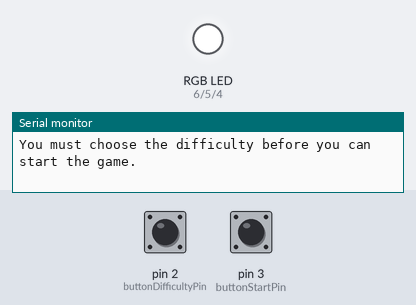
Recording of a program running on a simulated Arduino Uno, built with avr-gcc and run on an emulated ATmega328P. On the bench: an RGB LED mixed from three pins (HIGH = lit), the last lines printed to the serial monitor. Dashed ring = blinking. The inputs (shaded band) are chosen by the test bench; at power-on: pin 2 (buttonDifficultyPin) HIGH, pin 3 (buttonStartPin) HIGH. Random numbers use the default seed unless the program sets one.

Above: at 1.2 s.
1.3 s: pin 2 (buttonDifficultyPin) pulled LOW for 0.15 s
2.9 s: pin 3 (buttonStartPin) pulled LOW for 0.15 s
At 4.3 s:
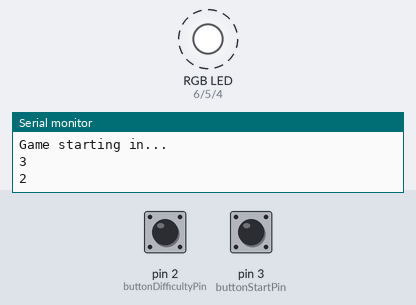
6.0 s: pin 3 (buttonStartPin) pulled LOW for 1 s
10.0 s: pin 3 (buttonStartPin) driven LOW
11.9 s: pin 2 (buttonDifficultyPin) pulled LOW for 1 s
At 14.3 s:
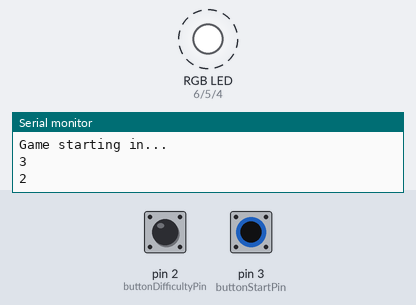
15.9 s: pin 2 (buttonDifficultyPin) pulled LOW for 3.2 s
At 19.05 s:
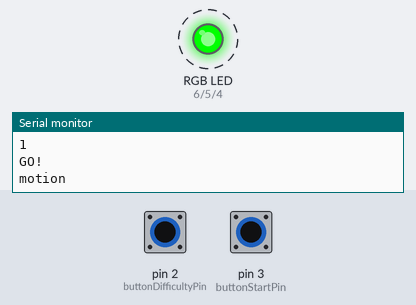
Timing chart, 0 to 20.6 s (numbered marks = the images above; inputs shaded):
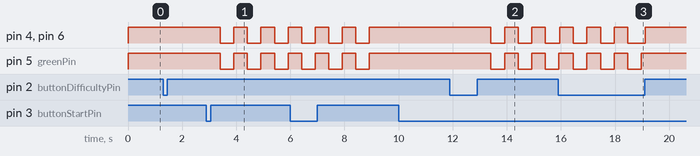

Measured:
- after the input at 2.9 s, pin 4 (bluePin), pin 5 (greenPin), pin 6 (redPin): alternates HIGH for 0.50 s and LOW for 0.50 s, starting after 0.52 s
- after the input at 11.9 s, pin 4 (bluePin), pin 5 (greenPin), pin 6 (redPin): alternates HIGH for 0.50 s and LOW for 0.50 s, starting after 1.5 s

The program:

main.cpp
```cpp
#include <Arduino.h>

// Pini pentru LED RGB
const int redPin = 6;
const int greenPin = 5;
const int bluePin = 4;

// Pini pentru butoane
const int buttonStartPin = 3;
const int buttonDifficultyPin = 2;

// Variabile pentru debouncing la butoane
volatile unsigned long lastDifficultyPress = 0;
volatile unsigned long lastStartPress = 0;
const unsigned long debounceDelay = 50;

// Constante
const int roundTime = 30000; //  30 s timpul rundei
const int startAnimation = 3; //  3 secunde numaratoare inversa

// Array de cuvinte pentru joc
const int wordsCount = 30;
const String words[wordsCount] = {
 "cheerful", "fluffy", "gorgeous", "justice", "melody", "feather", "crystal", "honesty", "invention", "journey", "eclipse", "nature", "planet",
  "fantasy", "motion", "puzzle", "library","sky", "cat", "fog", "tree", "lake", "fish", "bird", "ship", "rock", "fire", "wave", "sun", "moon"
};


int difficulty = -1; // -1: Unknown, 0: Easy, 1: Medium, 2: Hard

// Variabile pentru starea jocului
volatile bool difficultyButtonPressed = false;
volatile bool StartGame = false;
volatile bool StopGame = false;
volatile bool isGameStarted = false;
volatile bool ChangeWord = false;

int timePerWord = 0;

long roundTimeStart = 0;
int Score = 0;
String currentWord = "";
String inputText = "";


/*
* Functie pentru a seta culoarea LED-ului RGB prin setarea valorilor pinilor
*/

void setColor(int redValue, int greenValue, int blueValue) {
  digitalWrite(redPin, redValue);
  digitalWrite(greenPin, greenValue);
  digitalWrite(bluePin, blueValue);
}


/*
* ISR pentru butonul de dificultate
* Modifica dificultatea daca jocul nu este pornit
* Foloseste o metoda de debouncing pentru a preveni apasarea repetata
* a butonului in intervale scurte de timp.
*/

void triggerCycleDifficulty() {

    // Verifica daca timpul scurs de la ultima apasare este mai mare decat intarzierea de debouncing
  if (millis() - lastDifficultyPress > debounceDelay) {
    lastDifficultyPress = millis();

    if (isGameStarted) {
      return;
    }

    difficultyButtonPressed = true;
  }
}

/*
* ISR pentru butonul Start/Stop
* Se activeaza atunci cand butonul de Start/Stop este apasat.
* Foloseste o metoda de debouncing pentru a preveni apasarea repetata
* a butonului in intervale scurte de timp.
*/

void triggerStartStopGame() {

    // Verifica daca timpul scurs de la ultima apasare este mai mare decat intarzierea de debouncing
  if (millis() - lastStartPress > debounceDelay) {
    lastStartPress = millis();

    if (isGameStarted) {
      StopGame = true;
    }
    else {
      StartGame = true;
    }
  }
}

/*
* Functie pentru a gestiona ciclarea dificultatii jocului
* Aceasta functie este apelata atunci cand butonul de dificultate este apasat.
* Seteaza timpul alocat pentru fiecare cuvant in functie de dificultate.
*/

void cycleDifficulty() {
  difficultyButtonPressed = false;
  difficulty = (difficulty + 1) % 3; // Easy / Medium / Hard

  switch (difficulty) {
    case 0:
      Serial.println("Easy mode on!");
      timePerWord = 4;
      break;
    case 1:
      Serial.println("Medium mode on!");
      timePerWord = 3;
      break;
    case 2:
      Serial.println("Hard mode on!");
      timePerWord = 2;
      break;
    default:
      Serial.println("Invalid difficulty. Please try again!");
      difficulty = -1;
      timePerWord = 0;
      break;
  }
}

/*
*  Functie pentru a porni jocul, cu o numaratoare inversa si configurarea temporizatorului
*/

void startGame() {

  StartGame = false;
  if (difficulty == -1) {
    Serial.println("Please choose difficulty.");
    return;
  }

  Score = 0;
  inputText = "";

  // Numaratoarea inversa inainte de a incepe jocul
  Serial.println("Game starting in...");
  for (int i = startAnimation; i > 0; i--) {
    Serial.println(i);
    setColor(HIGH, HIGH, HIGH);
    delay(500);
    setColor(LOW, LOW, LOW);
    delay(500);
  }
  Serial.println("GO!");

  setColor(LOW, HIGH, LOW); // green LED
  noInterrupts();

  // Configurare temporizator 1 pentru schimbarea cuvintelor la intervale, in functie de dificultate
  TCCR1A = 0;
  TCCR1B = 0;
  TCNT1 = 0;

  const unsigned long clock = 16000000; // 16 MHz
  const unsigned long prescaler = 1024;
  const unsigned long timeCompareTarget = (clock / prescaler) * timePerWord - 1;

  OCR1A = timeCompareTarget;

  TCCR1B |= (1 << WGM12); // Mod CTC
  TCCR1B |= (1 << CS12) | (1 << CS10); // Seteaza prescaler-ul la 1024
  TIMSK1 |= (1 << OCIE1A); // Activeaza intreruperea pentru comparare

  interrupts();

  roundTimeStart = millis();
  isGameStarted = true;
  ChangeWord = true;
}

/*
* Intrerupere pentru temporizator pentru a schimba cuvantul cand expira timpul per cuvant
*/

ISR(TIMER1_COMPA_vect) {
  ChangeWord = true;
}


/*
* Functie pentru a schimba cuvantul cu unul nou, ales aleator
*/

void changeWord() {
  ChangeWord = false;
  TCNT1 = 0; // Reseteaza timer

 // Alege un cuvant aleator
  int index = random(0, wordsCount);
  currentWord = words[index];

  inputText = ""; // Reseteaza inputul utilizatorului
  Serial.print("\n\n");
  Serial.println(currentWord);
}

/*
*  Functie pentru a reseta jocul la starea inactiva
*/
void resetState() {

  // led inactiv
  setColor(HIGH, HIGH, HIGH);
  difficulty = -1;
  timePerWord = 0;
  difficultyButtonPressed = false;
  StartGame = false;
  StopGame = false;
  isGameStarted = false;
  Score = 0;
  ChangeWord = false;
  currentWord = "";
  inputText = "";

  /// dezactivam temporizatorul
  noInterrupts();

  // Resetare Timer 1
  TCCR1A = 0;
  TCCR1B = 0;
  TCNT1 = 0;
  OCR1A = 0;

  TCCR1B &= ~(1 << WGM12);   ///dezactiveaza modul CTC
  TCCR1B &= ~(1 << CS12) & ~(1 << CS10);  /// reseteaza prescalerul la 0
  TIMSK1 &= ~(1 << OCIE1A);  ///dezactiveaza intreruperea

  interrupts(); /// reactiveaza intreruperile dupa toate modificarile

  Serial.println("You must choose the difficulty before you can start the game.");
}

// Stops the game
void stopGame() {
  Serial.println("\n\nTime's up!");
  Serial.print("\nScore: ");
  Serial.println(Score);
  Serial.println("Game stopped!");

  resetState();
}

// Initial load
void setup() {
  Serial.begin(115200);

  // Sursa pentru generare numere aleatoare
  randomSeed(analogRead(0));

  // Setare pini led
  pinMode(redPin, OUTPUT);
  pinMode(greenPin, OUTPUT);
  pinMode(bluePin, OUTPUT);

  // Setare pini butoane
  pinMode(buttonStartPin, INPUT_PULLUP);
  pinMode(buttonDifficultyPin, INPUT_PULLUP);

  // configureaza intreruperi pentru cele 2 butoane
  attachInterrupt(digitalPinToInterrupt(buttonDifficultyPin), triggerCycleDifficulty, LOW);
  attachInterrupt(digitalPinToInterrupt(buttonStartPin), triggerStartStopGame, LOW);

  resetState();
}

void loop() {

  // Verifica daca butonul de dificultate a fost apasat
  if (difficultyButtonPressed) {
    cycleDifficulty(); // Schimba dificultatea jocului
  }

  // Verifica daca butonul de start a fost apasat pentru a porni jocul
  if (StartGame) {
    startGame(); // Porneste jocul
  }

  // Verifica daca jocul trebuie oprit
  if (StopGame) {
    stopGame(); // Opreste jocul si afiseaza scorul final
  }

  // Executa codul principal al jocului daca acesta este pornit
  if (isGameStarted) {

    // Verifica daca trebuie schimbat cuvantul
    if (ChangeWord) {
      changeWord(); // Alege un nou cuvant pentru joc
    }

    // Verifica daca timpul rundei a expirat si daca jocul nu a fost oprit deja
    if ((millis() - roundTimeStart >= roundTime) && !StopGame) {
      StopGame = true; // Opreste jocul cand timpul rundei a expirat
    }


    /// setari pentru input
    ///
    ///

    // Verifica daca utilizatorul a introdus ceva in consola seriala
    if (Serial.available())
    {
      char c = Serial.read(); // Citeste caracterul introdus

      // Daca utilizatorul apasa backspace
      if (c == '\b') {
        if (inputText.length() > 0) {
          inputText.remove(inputText.length() - 1); // Sterge ultimul caracter din inputText (bufferul de text al utilizatorului)

          String clearText = "";
          clearText += "\r"; // Muta cursorul la inceputul liniei
          for (unsigned int i = 0; i <= inputText.length(); i++) {
            clearText += " "; // Adaugam spatii in functie de lungimea actuala a textului de intrare

          }
          clearText += "\r"; // Muta cursorul inapoi la inceputul liniei

          Serial.print(clearText); // Afiseaza linia curatata in terminal
          Serial.print(inputText); // Afiseaza inputul actualizat dupa stergere
        }
      }

      // Daca caracterul citit este un nou rand
      else if (c == '\n') {
        inputText = ""; // inputul utilizatorului devine vid
      }

      // Daca este un caracter normal, il adaugam la input
      else {
        inputText += c;
      }

      // Verifica daca inputul utilizatorului corespunde inceputului cuvantului actual
      if (currentWord.startsWith(inputText)) {
        setColor(LOW, HIGH, LOW); // Aprinde LED-ul verde pentru a arata ca inputul este corect
      }
      else {
        setColor(HIGH, LOW, LOW); // Aprinde LED-ul rosu pentru a arata ca utilizatorul trebuie sa corecteze inputul
      }

      // Verifica daca utilizatorul a introdus cuvantul complet si corect
      if (currentWord.equals(inputText)) {
        Score++; // Incrementeaza scorul
        ChangeWord = true; // Solicita un nou cuvant
      }
    }
  }
}
```
